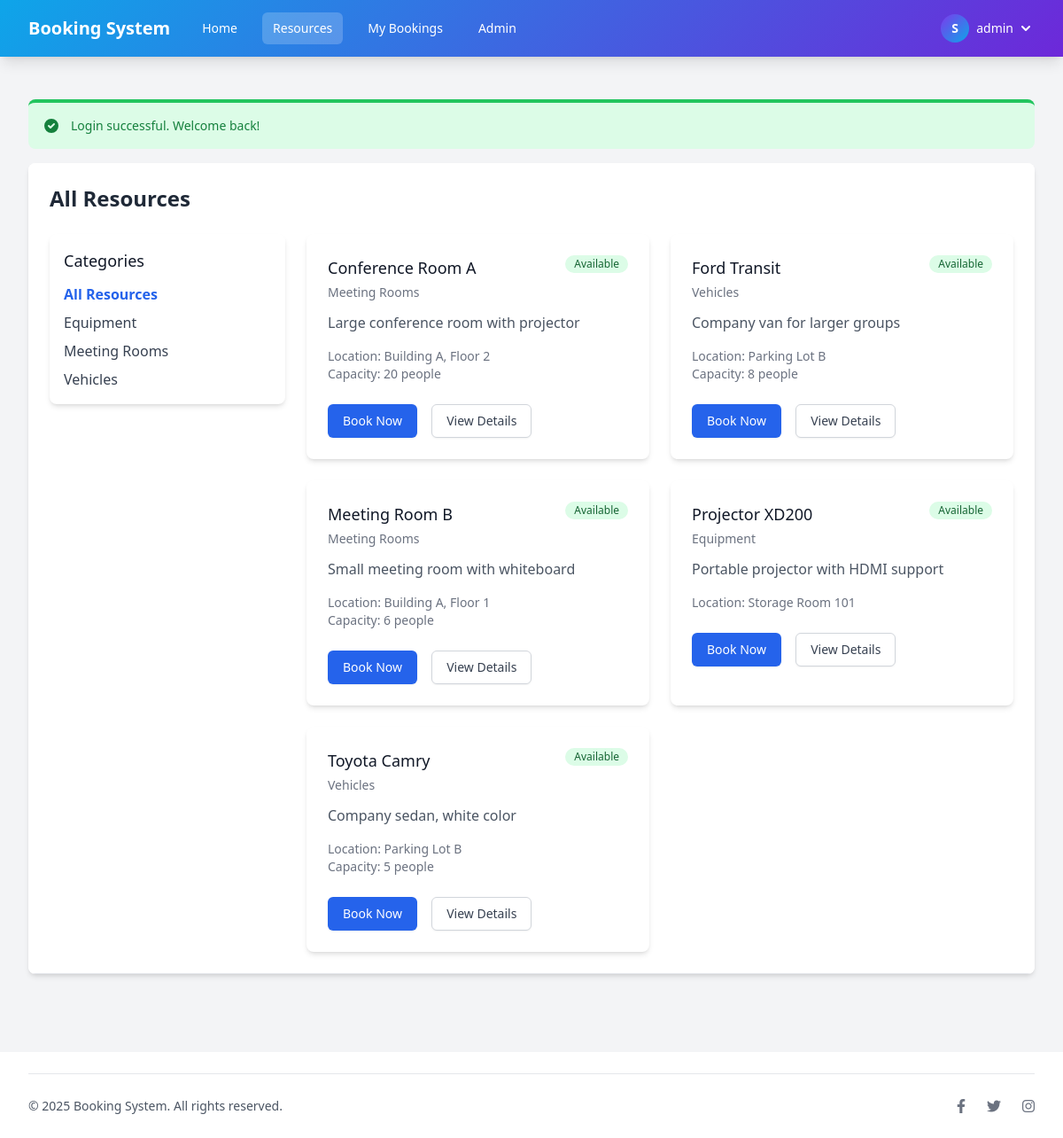
The page /resources.php (signed in) on the database its author committed.
### tables this page shows
CREATE TABLE IF NOT EXISTS settings (
    id INT AUTO_INCREMENT PRIMARY KEY,
    setting_key VARCHAR(50) NOT NULL UNIQUE,
    setting_value TEXT,
    created_at TIMESTAMP DEFAULT CURRENT_TIMESTAMP,
    updated_at TIMESTAMP DEFAULT CURRENT_TIMESTAMP ON UPDATE CURRENT_TIMESTAMP
);

CREATE TABLE IF NOT EXISTS resource_categories (
    id INT AUTO_INCREMENT PRIMARY KEY,
    name VARCHAR(100) NOT NULL,
    description TEXT,
    status ENUM('active', 'inactive') DEFAULT 'active',
    created_at TIMESTAMP DEFAULT CURRENT_TIMESTAMP,
    updated_at TIMESTAMP DEFAULT CURRENT_TIMESTAMP ON UPDATE CURRENT_TIMESTAMP
);

CREATE TABLE IF NOT EXISTS resources (
    id INT AUTO_INCREMENT PRIMARY KEY,
    category_id INT NOT NULL,
    name VARCHAR(100) NOT NULL,
    description TEXT,
    location VARCHAR(100),
    capacity INT,
    status ENUM('available', 'maintenance', 'inactive') DEFAULT 'available',
    created_at TIMESTAMP DEFAULT CURRENT_TIMESTAMP,
    updated_at TIMESTAMP DEFAULT CURRENT_TIMESTAMP ON UPDATE CURRENT_TIMESTAMP,
    FOREIGN KEY (category_id) REFERENCES resource_categories(id) ON DELETE CASCADE
);

### includes/auth.php (called while the page is built, shortened)
<?php
require_once __DIR__ . '/../config/database.php';
function isLoggedIn() {
    return isset($_SESSION['user_id']);
}
function isAdmin() {
    return isLoggedIn() && $_SESSION['role'] == 'admin';
}

### config/database.php (called while the page is built, shortened)
<?php
function getDbConnection() {
    $conn = new mysqli(DB_HOST, DB_USER, DB_PASS, DB_NAME);
    return $conn;
}

### classes/ResourceManager.php (called while the page is built, shortened)
<?php
class ResourceManager {
    private $conn;
    public function __construct() {
        require_once __DIR__ . '/../config/database.php';
        $this->conn = getDbConnection();
    }
    public function getCategories($active_only = true) {
        $status_condition = $active_only ? " WHERE status = 'active'" : "";
        $sql = "SELECT * FROM resource_categories" . $status_condition . " ORDER BY name";
        $result = $this->conn->query($sql);
        $categories = [];
        while ($row = $result->fetch_assoc()) {
            $categories[] = $row;
        }
        return $categories;
    }
    public function getResources($category_id = null, $available_only = false) {
        $where_clause = "";
        $sql = "SELECT r.*, c.name AS category_name
                FROM resources r
                JOIN resource_categories c ON r.category_id = c.id" .
                $where_clause .
                " ORDER BY r.name";
        $result = $this->conn->query($sql);
        $resources = [];
        while ($row = $result->fetch_assoc()) {
            $resources[] = $row;
        }
        return $resources;
    }
}

### resources.php (the view, shortened to what this page needs)
<?php
require_once 'includes/auth.php';
require_once 'includes/utilities.php';
require_once 'classes/ResourceManager.php';
$category_id = isset($_GET['category_id']) ? (int)$_GET['category_id'] : null;
$resourceManager = new ResourceManager();
$categories = $resourceManager->getCategories();
$resources = $resourceManager->getResources($category_id);
$categoryName = '';
$page_title = $categoryName ? 'Resources: ' . $categoryName : 'All Resources';
$active_page = 'resources';
include 'includes/header.php';
?>
<div class="flex flex-col md:flex-row gap-6">
    <div class="w-full md:w-1/4">
        <div class="bg-white shadow-md rounded-lg p-4 mb-4">
            <h3 class="text-lg font-medium text-gray-900 mb-3">Categories</h3>
            <ul class="space-y-2">
                <li>
                    <a href="resources.php" class="<?php echo !$category_id ? 'text-blue-600 font-bold' : 'text-gray-700 hover:text-blue-600'; ?> block">
                        All Resources
                    </a>
                </li>
                <?php foreach ($categories as $category): ?>
                    <li>
                        <a href="resources.php?category_id=<?php echo $category['id']; ?>" class="<?php echo $category_id == $category['id'] ? 'text-blue-600 font-bold' : 'text-gray-700 hover:text-blue-600'; ?> block">
                            <?php echo $category['name']; ?>
                        </a>
                    </li>
                <?php endforeach; ?>
            </ul>
        </div>
    </div>
    <div class="w-full md:w-3/4">
        <?php if (empty($resources)): ?>
            <div class="bg-yellow-100 border-l-4 border-yellow-500 text-yellow-700 p-4 mb-4" role="alert">
                <p class="font-bold">No resources found</p>
                <p>There are no resources available in this category.</p>
            </div>
        <?php else: ?>
            <div class="grid grid-cols-1 gap-6 lg:grid-cols-2">
                <?php foreach ($resources as $resource): ?>
                    <div class="bg-white overflow-hidden shadow-md rounded-lg">
                        <div class="p-6">
                            <div class="flex justify-between items-start">
                                <h3 class="text-lg font-medium text-gray-900"><?php echo $resource['name']; ?></h3>
                                <span class="inline-flex items-center px-2.5 py-0.5 rounded-full text-xs font-medium
                                    <?php
                                    switch ($resource['status']) {
                                        case 'available':
                                            echo 'bg-green-100 text-green-800';
                                            break;
                                    }
                                    ?>
                                ">
                                    <?php echo ucfirst($resource['status']); ?>
                                </span>
                            </div>
                            <p class="text-sm text-gray-500 mt-1"><?php echo $resource['category_name']; ?></p>
                            <p class="mt-3 text-gray-600"><?php echo $resource['description']; ?></p>
                            <div class="mt-4 text-sm text-gray-500">
                                <?php if ($resource['location']): ?>
                                    <p>
                                        <span class="font-medium">Location:</span>
                                        <?php echo $resource['location']; ?>
                                    </p>
                                <?php endif; ?>
                                <?php if ($resource['capacity']): ?>
                                    <p>
                                        <span class="font-medium">Capacity:</span>
                                        <?php echo $resource['capacity']; ?> people
                                    </p>
                                <?php endif; ?>
                            </div>
                            <div class="mt-6">
                                <?php if ($resource['status'] == 'available'): ?>
                                    <a href="book_resource.php?resource_id=<?php echo $resource['id']; ?>" class="inline-flex items-center px-4 py-2 border border-transparent text-sm font-medium rounded-md shadow-sm text-white bg-blue-600 hover:bg-blue-700 focus:outline-none focus:ring-2 focus:ring-offset-2 focus:ring-blue-500">
                                        Book Now
                                    </a>
                                <?php else: ?>
                                    <button disabled class="inline-flex items-center px-4 py-2 border border-transparent text-sm font-medium rounded-md shadow-sm text-white bg-gray-400 cursor-not-allowed">
                                        Not Available
                                    </button>
                                <?php endif; ?>
                                <a href="view_resource.php?id=<?php echo $resource['id']; ?>" class="ml-3 inline-flex items-center px-4 py-2 border border-gray-300 shadow-sm text-sm font-medium rounded-md text-gray-700 bg-white hover:bg-gray-50 focus:outline-none focus:ring-2 focus:ring-offset-2 focus:ring-blue-500">
                                    View Details
                                </a>
                            </div>
                        </div>
                    </div>
                <?php endforeach; ?>
            </div>
        <?php endif; ?>
    </div>
</div>
<?php include 'includes/footer.php'; ?>

### includes/header.php (shortened to what this page needs)
<?php
require_once __DIR__ . '/auth.php';
require_once __DIR__ . '/utilities.php';
$conn = getDbConnection();
$site_name = 'Booking System';
try {
    $result = $conn->query("SELECT setting_value FROM settings WHERE setting_key = 'site_name'");
    if ($result && $result->num_rows > 0) {
        $site_name = $result->fetch_assoc()['setting_value'];
    }
} catch (Exception $e) {
}
$is_admin_section = strpos($active_page, 'admin_') === 0;
$base_path = $is_admin_section ? '../' : '';
$admin_path = $is_admin_section ? '' : 'admin/';
?>
<!DOCTYPE html>
<html lang="en">
<head>
    <script src="https://cdn.tailwindcss.com"></script>
    <link rel="stylesheet" href="https://cdnjs.cloudflare.com/ajax/libs/font-awesome/6.2.0/css/all.min.css">
    <link rel="stylesheet" href="https://cdn.jsdelivr.net/npm/flatpickr/dist/flatpickr.min.css">
</head>
<body class="bg-gray-100 min-h-screen">
    <nav class="bg-gradient-primary shadow-lg">
        <div class="max-w-7xl mx-auto px-4 sm:px-6 lg:px-8">
            <div class="flex justify-between h-16">
                <div class="flex">
                    <div class="flex-shrink-0 flex items-center">
                        <a href="<?php echo $base_path; ?>index.php" class="text-white text-xl font-bold">
                            <?php echo $site_name; ?>
                        </a>
                    </div>
                    <div class="hidden md:ml-6 md:flex md:space-x-4 items-center">
                        <a href="<?php echo $base_path; ?>index.php"
                           class="<?php echo $active_page == 'home' ? 'bg-white/20 text-white' : 'text-white hover:bg-white/10'; ?> px-3 py-2 rounded-md text-sm font-medium">
                            Home
                        </a>
                        <?php if (isLoggedIn()): ?>
                            <a href="<?php echo $base_path; ?>resources.php"
                               class="<?php echo $active_page == 'resources' ? 'bg-white/20 text-white' : 'text-white hover:bg-white/10'; ?> px-3 py-2 rounded-md text-sm font-medium">
                                Resources
                            </a>
                            <a href="<?php echo $base_path; ?>my_bookings.php"
                               class="<?php echo $active_page == 'my_bookings' ? 'bg-white/20 text-white' : 'text-white hover:bg-white/10'; ?> px-3 py-2 rounded-md text-sm font-medium">
                                My Bookings
                            </a>
                            <?php if (isAdmin()): ?>
                                <a href="<?php echo $admin_path; ?>dashboard.php"
                                   class="<?php echo $is_admin_section ? 'bg-white/20 text-white' : 'text-white hover:bg-white/10'; ?> px-3 py-2 rounded-md text-sm font-medium">
                                    Admin
                                </a>
                            <?php endif; ?>
                        <?php endif; ?>
                    </div>
                </div>
                <div class="hidden md:flex md:items-center">
                    <?php if (isLoggedIn()): ?>
                        <div class="ml-3 relative">
                            <div>
                                <button type="button"
                                        class="flex items-center text-sm rounded-full focus:outline-none focus:ring-2 focus:ring-offset-2 focus:ring-offset-blue-600 focus:ring-white"
                                        id="user-menu-button"
                                        aria-expanded="false"
                                        aria-haspopup="true">
                                    <div class="h-8 w-8 rounded-full bg-gradient-secondary flex items-center justify-center text-white font-bold">
                                        <?php echo substr($_SESSION['full_name'], 0, 1); ?>
                                    </div>
                                    <span class="ml-2 text-white"><?php echo $_SESSION['username']; ?></span>
                                    <svg class="ml-1 h-5 w-5 text-white" xmlns="http://www.w3.org/2000/svg" viewBox="0 0 20 20" fill="currentColor">
                                        <path fill-rule="evenodd" d="M5.293 7.293a1 1 0 011.414 0L10 10.586l3.293-3.293a1 1 0 111.414 1.414l-4 4a1 1 0 01-1.414 0l-4-4a1 1 0 010-1.414z" clip-rule="evenodd" />
                                    </svg>
                                </button>
                            </div>
                        </div>
                    <?php endif; ?>
                </div>
            </div>
        </div>
    </nav>
    <main class="max-w-7xl mx-auto py-6 sm:px-6 lg:px-8">
        <div class="px-4 py-6 sm:px-0">
            <?php displayFlashMessage(); ?>
            <div class="bg-white overflow-hidden shadow-md sm:rounded-lg">
                <div class="p-6 bg-white border-b border-gray-200">
                    <h1 class="text-2xl font-bold text-gray-800 mb-6"><?php echo $page_title; ?></h1>

### includes/utilities.php (shortened to what this page needs)
<?php
function getFlashMessage() {
    if (isset($_SESSION['flash_message'])) {
        $flash = $_SESSION['flash_message'];
        return $flash;
    }
    return null;
}
function displayFlashMessage() {
    $flash = getFlashMessage();
    if ($flash) {
        $type = $flash['type'];
        $message = $flash['message'];
        $bg_color = 'bg-blue-100 border-blue-500 text-blue-700';
        $icon = '<svg class="w-5 h-5" fill="currentColor" viewBox="0 0 20 20" xmlns="http://www.w3.org/2000/svg"><path fill-rule="evenodd" d="M18 10a8 8 0 11-16 0 8 8 0 0116 0zm-7-4a1 1 0 11-2 0 1 1 0 012 0zM9 9a1 1 0 000 2v3a1 1 0 001 1h1a1 1 0 100-2v-3a1 1 0 00-1-1H9z" clip-rule="evenodd"></path></svg>';
        if ($type == 'success') {
            $bg_color = 'bg-green-100 border-green-500 text-green-700';
            $icon = '<svg class="w-5 h-5" fill="currentColor" viewBox="0 0 20 20" xmlns="http://www.w3.org/2000/svg"><path fill-rule="evenodd" d="M10 18a8 8 0 100-16 8 8 0 000 16zm3.707-9.293a1 1 0 00-1.414-1.414L9 10.586 7.707 9.293a1 1 0 00-1.414 1.414l2 2a1 1 0 001.414 0l4-4z" clip-rule="evenodd"></path></svg>';
        }
        echo <<<HTML
        <div class="flex p-4 mb-4 text-sm border-t-4 rounded-lg $bg_color" role="alert">
            <div class="inline-flex items-center mr-3">
                $icon
            </div>
            <div>
                <span class="font-medium">$message</span>
            </div>
        </div>
        HTML;
    }
}

### includes/footer.php (shortened to what this page needs)
                </div>
            </div>
        </div>
    </main>
    <footer class="bg-white py-6 mt-10">
        <div class="max-w-7xl mx-auto px-4 sm:px-6 lg:px-8">
            <div class="border-t border-gray-200 pt-6">
                <div class="flex flex-col md:flex-row justify-between items-center">
                    <div class="text-gray-600 text-sm mb-4 md:mb-0">
                        &copy; <?php echo date('Y'); ?> Booking System. All rights reserved.
                    </div>
                    <div class="flex space-x-6">
                        <a href="#" class="text-gray-500 hover:text-gray-700">
                            <i class="fab fa-facebook-f"></i>
                        </a>
                        <a href="#" class="text-gray-500 hover:text-gray-700">
                            <i class="fab fa-twitter"></i>
                        </a>
                        <a href="#" class="text-gray-500 hover:text-gray-700">
                            <i class="fab fa-instagram"></i>
                        </a>
                    </div>
                </div>
            </div>
        </div>
    </footer>
</body>
</html>

### includes/header.php (style rules this page uses)
.bg-gradient-primary { background: linear-gradient(135deg, #0ea5e9, #6d28d9); }
.bg-gradient-secondary { background: linear-gradient(135deg, #7c3aed, #0ea5e9); }
html { height: 100%; }
body { display: flex; flex-direction: column; min-height: 100vh; }
main { flex: 1 0 auto; display: block; width: 100%; }
footer { flex-shrink: 0; margin-top: auto; }

### rows shown on the page
settings: setting_value "Booking System"
resource_categories: name "Equipment"
resource_categories: name "Meeting Rooms"
resource_categories: name "Vehicles"
resources: name "Conference Room A", status "Available", category.name "Meeting Rooms", description "Large conference room with projector", location "Building A, Floor 2", capacity "20"
resources: name "Ford Transit", status "Available", category.name "Vehicles", description "Company van for larger groups", location "Parking Lot B", capacity "8"
resources: name "Meeting Room B", status "Available", category.name "Meeting Rooms", description "Small meeting room with whiteboard", location "Building A, Floor 1", capacity "6"
resources: name "Projector XD200", status "Available", category.name "Equipment", description "Portable projector with HDMI support", location "Storage Room 101"
resources: name "Toyota Camry", status "Available", category.name "Vehicles", description "Company sedan, white color", location "Parking Lot B", capacity "5"

### other values the page prints
substr($_SESSION['full_name'], 0, 1) "S"
$_SESSION['username'] "admin"
$message "Login successful. Welcome back!"
$page_title "All Resources"
